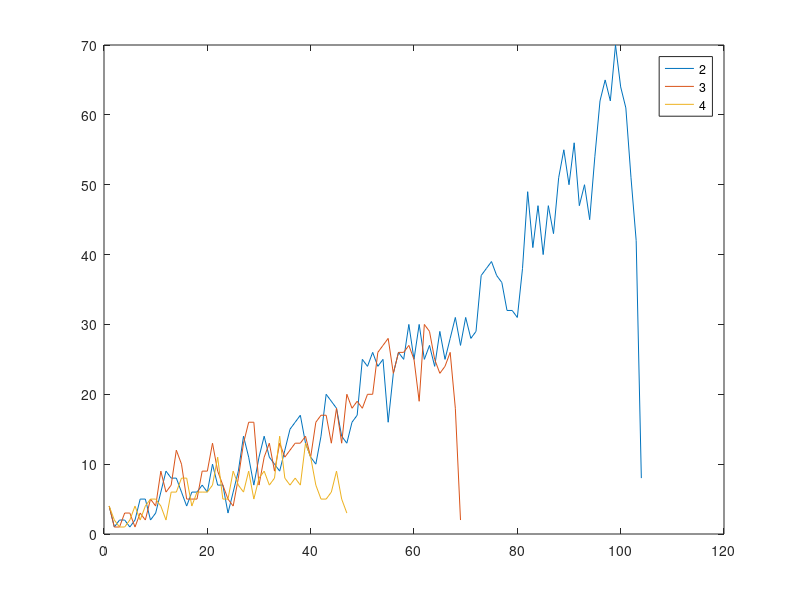
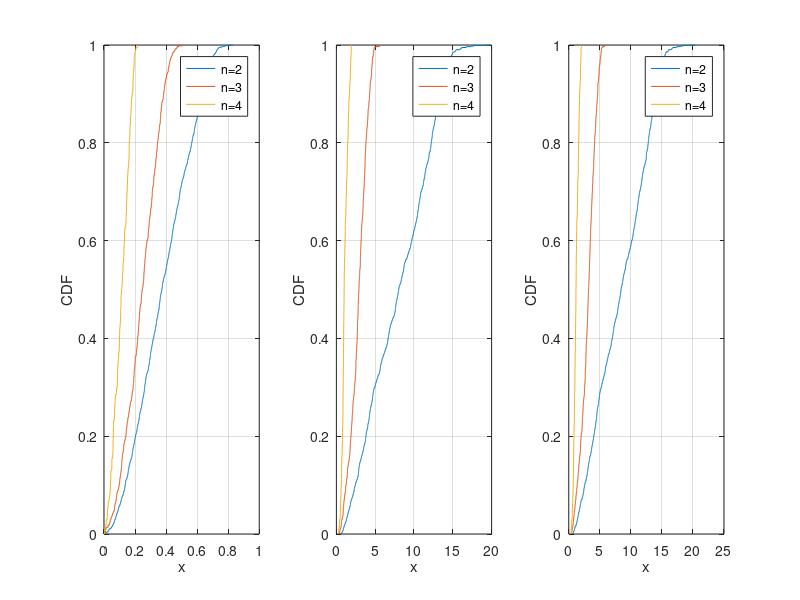

Source code (MATLAB) for these figures, in order:
clear
close all

a = load('dagLog_np2.txt');
b = load('dagLog_np3.txt');
c = load('dagLog_np4.txt');
d = load('dagLog.txt');

li = {'-b','--k','-.r'};

% plot(a(:,2));
% hold on
% plot(b(:,2));
% plot(c(:,2));
% legend('2','3','4');

figure
subplot(2,1,1:2);

plot(a(:,2));
hold on
plot(b(:,2));
plot(c(:,2));
legend('2','3','4');

% t{1} = load('txLog_np1.5.txt');
% t{2} = load('txLog_np2.txt');
% t{3} = load('txLog_np2.5.txt');
% t{4} = load('txLog_np3.txt');
% t{5} = load('txLog_np3.5.txt');
% t{6} = load('txLog_np4.txt');

t{1} = load('txLog_np2.txt');
t{2} = load('txLog_np3.txt');
t{3} = load('txLog_np4.txt');

figure
for i = 1:3
    subplot(1,3,1);
    cdfplot(t{i}(:,2));
    hold on    
    subplot(1,3,2);
    cdfplot(t{i}(:,3));
    hold on
    subplot(1,3,3);
    cdfplot(t{i}(:,2) + t{i}(:,3));
    hold on
end

for i = 1:3
    subplot(1,3,i);
%     legend('1.5','2','2.5','3','3.5','4');
    legend('n=2','n=3','n=4');
    ylabel('CDF');
    title('');    
end